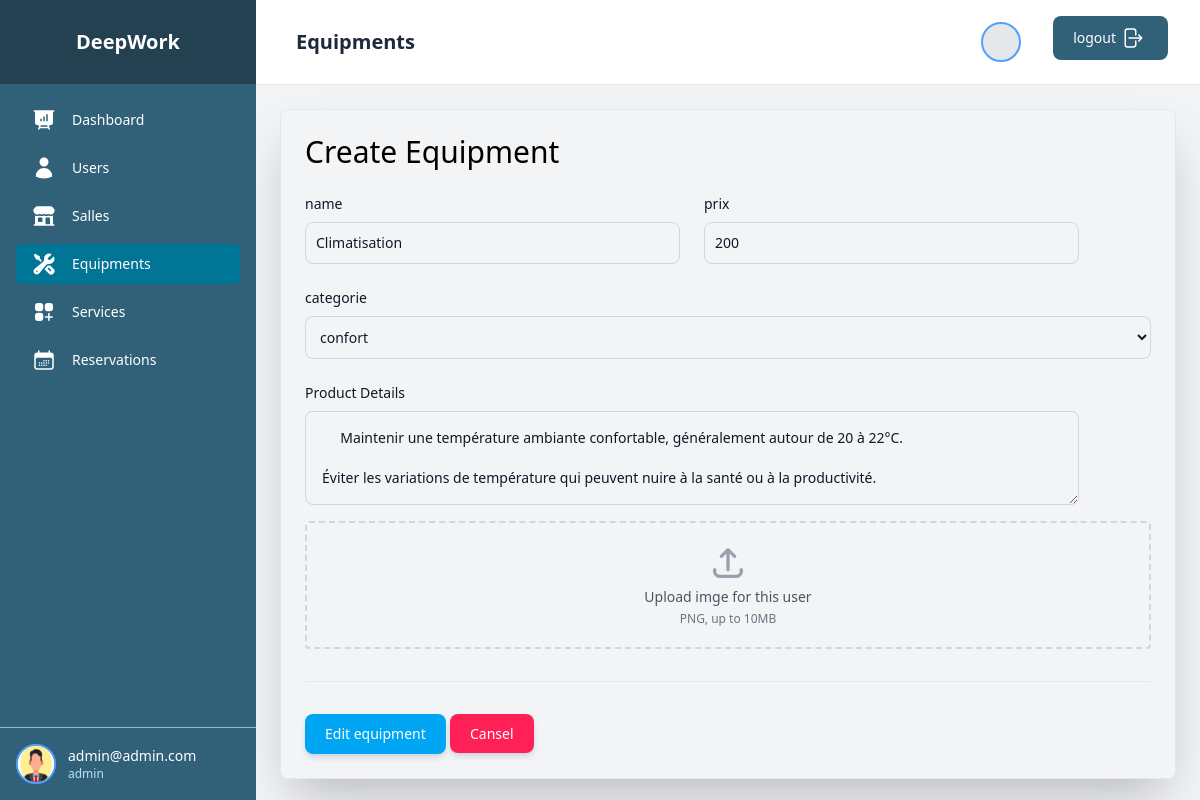
The page /equipment/edit/24 (signed in) on the database its author committed.
### user/models.py (models this page shows, shortened)
class User(AbstractUser):
    ROLE = (
        ('admin', 'admin'),
        ('staff', 'ataff'),
        ('client', 'client'),
    )
    role = models.CharField(max_length=10, choices=ROLE, default='client')
    phone = models.CharField(max_length=15, blank=True, null=True)
    photo = models.CharField( blank=True, null=True)

### media/equipment/models.py (models this page shows, shortened)
class Equipement(models.Model):
    nom = models.CharField(max_length=255)
    description = models.TextField()
    categorie = models.CharField(max_length=255)
    prix = models.IntegerField()
    photo = models.CharField()

### media/equipment/views.py (the view)
# urls.py: path('edit/<str:id>', equipmentView.edit_page , name ='equipment_create_edit'),
    @staticmethod
    @login_required
    def edit_page(request , id):
        EquipmentView.id_update = id
        EquipmentView.is_update = True
        equipment = EquipmentDb.get_equipment(id)
        EquipmentView.equipment["nom"] = equipment.nom
        EquipmentView.equipment["description"] = equipment.description
        EquipmentView.equipment["categorie"] = equipment.categorie
        EquipmentView.equipment["prix"] = equipment.prix
        EquipmentView.equipment["photo"] = None
        EquipmentView.imge =  equipment.photo
        print(EquipmentView.equipment)
        return render(request, 'add_equipment.html', {"equipment": EquipmentView.equipment ,  "errors":EquipmentView.errors , "title" : "Equipments" })

### media/equipment/db.py (called while the page is built)
    def get_equipment(equipment_id):
        equipment = Equipement.objects.get(id = equipment_id)
        return equipment

### media/equipment/templates/add_equipment.html (shortened to what this page needs)
{% extends 'menu.html' %}
{% block content %}
        <div class="p-6 space-y-6 contrast border-slate-200		 rounded-lg   border shadow-2xl ">
            <h3 class="text-3xl">
            {% if is_up %}
            Update
            {% else %}
              Create
            {% endif %}
             Equipment
             </h3>
                <form  action={% url 'equipment_save'  %} enctype="multipart/form-data" method="post">
                    <div class="grid grid-cols-6 gap-6">
                        <div class="col-span-6 sm:col-span-3">
                            <label  class="block mb-2 text-sm font-medium text-gray-900">name</label>
                            <input type="text" name="nom" value={{equipment.nom}} ""  class="shadow-lg-sm border border-gray-300 text-gray-900 sm:text-sm rounded-lg focus:ring-2 focus:ring-fuchsia-50 focus:border-fuchsia-300 block w-full p-2.5" placeholder=" name for equipment" >
                        </div>
                        <div class="col-span-6 sm:col-span-3">
                            <label class="block mb-2 text-sm font-medium text-gray-900">prix</label>
                            <input type="text" name="prix" value={{equipment.prix}} ""  class="shadow-lg-sm border border-gray-300 text-gray-900 sm:text-sm rounded-lg focus:ring-2 focus:ring-fuchsia-50 focus:border-fuchsia-300 block w-full p-2.5" placeholder=" prix for equipment of 1 heur" >
                        </div>
                        <div class="col-span-6 sm:col-span-9">
                             <label for="categorie" class="block mb-2 text-sm font-medium text-gray-900">categorie</label>
                                <select id="countries" name="categorie"  class="shadow-lg-sm border border-gray-300 text-gray-900 sm:text-sm rounded-lg focus:ring-2 focus:ring-fuchsia-50 focus:border-fuchsia-300 block w-full p-2.5">
                                <option value="confort" {% if equipment.categorie == "confort"  %} selected {% endif %}>confort</option>
                                </select>
                        </div>
                 <div class="col-span-full">
                            <label for="product-details" class="block mb-2 text-sm font-medium text-gray-900">Product Details</label>
                            <textarea id="product-details" name="description" rows="3" class="block p-4 w-full text-gray-900 border border-gray-300 sm:text-sm rounded-lg focus:ring-2 focus:ring-fuchsia-50 focus:border-fuchsia-300" placeholder="e.g. 3.8GHz 8-core 10th-generation Intel Core i7 processor, Turbo Boost up to 5.0GHz, Ram 16 GB DDR4 2300Mhz"> {{equipment.description}}</textarea>
                        </div>
                    </div>
                    <div class="flex justify-center items-center mt-4 w-full">
                        <label class="flex flex-col w-full h-32 rounded border-2 border-gray-300 border-dashed cursor-pointer hover:bg-gray-50">
                          <div class="flex flex-col justify-center items-center pt-5 pb-6">
                            <svg class="w-10 h-10 text-gray-400" fill="none" stroke="currentColor" viewBox="0 0 24 24" xmlns="http://www.w3.org/2000/svg"><path stroke-linecap="round" stroke-linejoin="round" stroke-width="2" d="M4 16v1a3 3 0 003 3h10a3 3 0 003-3v-1m-4-8l-4-4m0 0L8 8m4-4v12"></path></svg>
                            <p class="py-1 text-sm text-gray-600">Upload imge for this user</p>
                            <p class="text-xs text-gray-500">PNG, up to 10MB</p>
                          </div>
                        </label>
                    </div>
                    <hr class="h-px my-8 bg-gray-200 border-0 dark:bg-gray-700">
                    <button class="text-white font-medium text-sm px-5 py-2.5 text-center rounded-lg bg-gradient-to-br from-sky-500 to-sky-500 shadow-md shadow-gray-300 hover:scale-[1.02] transition-transform" type="submit">
                   Edit
                      equipment
                    </button>
                    <a  href = {% url 'equipment_cancel'  %} class="text-white font-medium text-sm px-5 py-2.5 text-center rounded-lg bg-gradient-to-br from-rose-500 to-rose-500 shadow-md shadow-gray-300 hover:scale-[1.02] transition-transform" >
                     Cansel</a>
                </div>
        </div>
{% endblock %}

### templates/menu.html (shortened to what this page needs)
{% load static tailwind_tags %}
<!DOCTYPE html>
<html lang="en">
<head>
    {% tailwind_css %}
</head>
<body class="bg-gray-100 font-sans">
    <div class="flex h-screen overflow-hidden">
        <div class="hidden md:flex md:flex-shrink-0">
            <div class="flex flex-col w-64 bg-[#316179]  text-white">
                <div class="flex items-center justify-center h-21 px-4 bg-[#234151] ">
                    <span class="text-xl font-semibold">DeepWork</span>
                </div>
                <div class="flex flex-col flex-grow px-4 py-4 overflow-y-auto">
                    <nav class="flex-1 space-y-2">
                    {% if user.role == 'admin' %}
                        <a href={% url "dashboard_page" %} class="flex items-center px-4 py-2 text-sm font-medium rounded-md  {% if title == 'Dashboard' %}bg-cyan-700 {% endif %} hover:bg-cyan-700 text-white ">
                            Dashboard
                        </a>
                        <a href={% url "list_users" %} class="flex {% if title == 'Users' %}bg-cyan-700 {% endif %} items-center px-4 py-2 text-sm font-medium rounded-md hover:bg-cyan-700 text-white">
                            Users
                        </a>
                    {% endif %}
                        <a href={% url "salle_list" %} class="flex {% if title == 'Salles' %}bg-cyan-700 {% endif %} items-center px-4 py-2 text-sm font-medium rounded-md hover:bg-cyan-700 text-white">
                            Salles
                        </a>
                        <a href={% url "equipment_list" %} class="flex {% if title == 'Equipments' %}bg-cyan-700 {% endif %} items-center px-4 py-2 text-sm font-medium rounded-md hover:bg-cyan-700 text-white">
                            Equipments
                        </a>
                        <a href={% url "service_list" %} class="flex {% if title == 'Services' %}bg-cyan-700 {% endif %} items-center px-4 py-2 text-sm font-medium rounded-md hover:bg-cyan-700 text-white">
                            Services
                        </a>
                        <a href={% url "list_page_staff" %} class="flex {% if title == 'Reservations' %}bg-cyan-700 {% endif %} items-center px-4 py-2 text-sm font-medium rounded-md hover:bg-cyan-700 text-white">
                            Reservations
                        </a>
                    </nav>
                </div>
                <div class="p-4 border-t border-[#97b8c9] ">
                    <div class="flex items-center">
                    <img class="h-10 w-10 rounded-full cursor-pointer bg-gray-200 border-2 border-blue-400"></img>
                        <div class="ml-3">
                            <p class="text-sm font-medium">{{ user.username }}</p>
                            <p class="text-xs text-blue-200">{{ user.role }}</p>
                        </div>
                    </div>
                </div>
            </div>
        </div>
        <div class="flex flex-col flex-1 overflow-hidden">
            <header class="flex items-center justify-between px-6 py-4 bg-white border-b border-gray-200">
                <div class="flex items-center">
                    <h1 class="text-xl font-semibold text-gray-800 ml-4">{{title}}</h1>
                </div>
                <div class="flex items-center space-x-4">
                    <div class="relative flex justify-evenly">
    <button class="flex items-center focus:outline-none mr-4">
        <img class="h-10 w-10 rounded-full cursor-pointer bg-gray-200 border-2 border-blue-400">
    </button>
    <a class="ml-4"  href= {% url "logout" %}>
        <button type="button" class="text-white bg-[#316179] hover:bg-[#316179]/90 focus:ring-4 focus:outline-none focus:ring-[#050708]/50 font-medium rounded-lg text-sm px-5 py-2.5 text-center inline-flex items-center dark:focus:ring-[#050708]/50 dark:hover:bg-[#050708]/30 me-2 mb-2">
            logout
            <div class="mx-1">
            </div>
        </button>
    </a>
</div>
                </div>
            </header>
            <main class="flex-1 overflow-y-auto p-6 bg-gray-100">
                  {% block content %}{% endblock %}
        </div>
</body>
</html>

### rows shown on the page
User: username "admin@admin.com", role "admin"
Equipement: nom "Climatisation", categorie "confort", description "Maintenir une température ambiante confortable, généralement autour de 20 à 22°C. Éviter les variations de température qui peuvent nuire à la santé ou à la productivité."

### other values the page prints
{{ title }} "Equipments"
